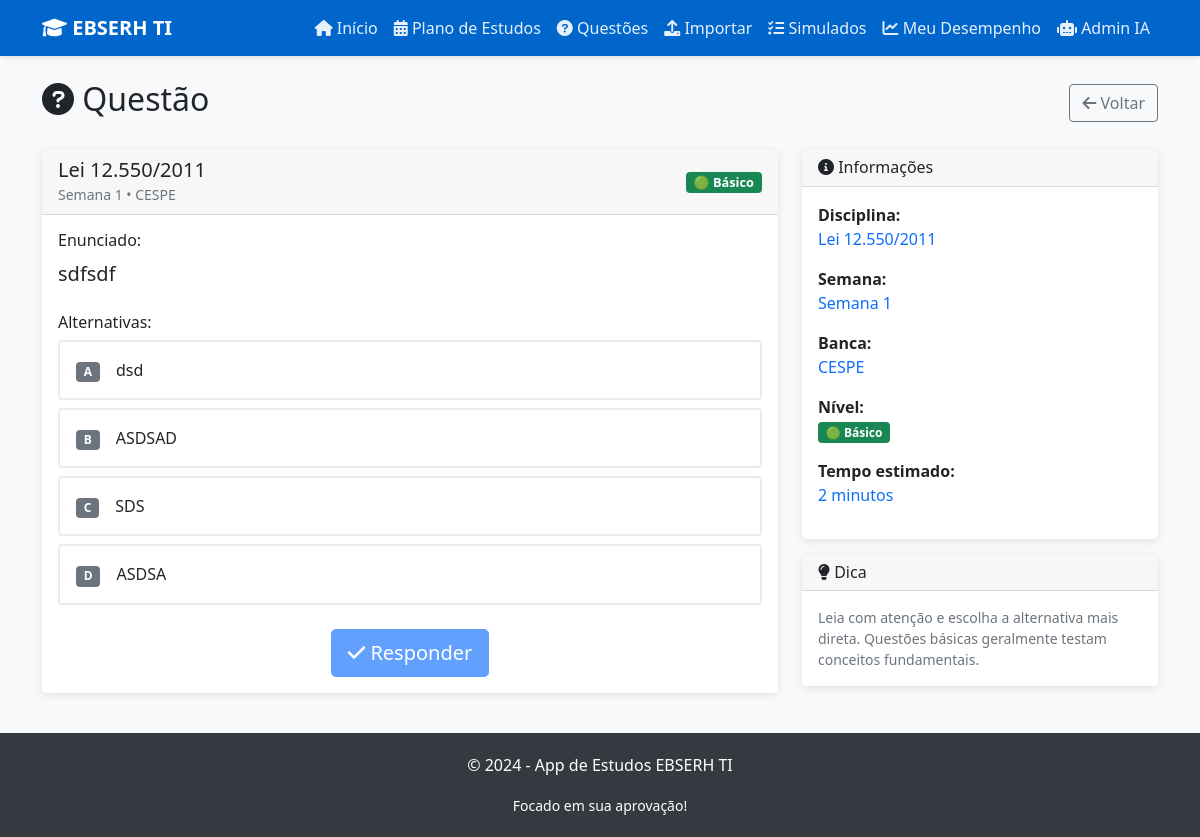
Screenshot of /questao/2 with the database file from the repository.
### tables this page shows
CREATE TABLE questoes (
                id INTEGER PRIMARY KEY AUTOINCREMENT,
                disciplina TEXT NOT NULL,
                semana INTEGER NOT NULL,
                nivel TEXT NOT NULL CHECK (nivel IN ('Básico', 'Alto', 'Pegadinha')),
                banca TEXT NOT NULL,
                enunciado TEXT NOT NULL,
                alternativas TEXT NOT NULL,
                resposta_correta TEXT NOT NULL,
                comentario TEXT NOT NULL
            );

### app.py (the view)
@app.route('/questao/<int:questao_id>')
def questao_detalhe(questao_id):
    try:
        questao = execute_query('SELECT * FROM questoes WHERE id = ?', [questao_id], fetch_one=True)
        if questao is None:
            return "Questão não encontrada", 404
        return render_template('questao.html', questao=questao)
    except Exception as e:
        return jsonify({'error': str(e)}), 500

### app.py (called while the page is built, shortened)
def execute_query(query, params=None, fetch_one=False, fetch_all=True):
    try:
        if db_url.startswith('sqlite'):
            conn = sqlite3.connect("ebserh_study.db")
            conn.row_factory = sqlite3.Row
            cursor = conn.cursor()
            if params is None:
                result = cursor.execute(query)
            else:
                result = cursor.execute(query, params)
            if fetch_one:
                data = result.fetchone()
            elif fetch_all:
                data = result.fetchall()
            else:
                data = result.rowcount if hasattr(result, 'rowcount') else 0
            conn.close()
            return data
    except Exception as e:
        print(f"Erro na query: {query}, params: {params}, erro: {e}")
        raise e

@app.template_filter('from_json')
def from_json(value):
    return json.loads(value)

### templates/questao.html (shortened to what this page needs)
{% extends "base.html" %}
{% block content %}
<div class="row">
    <div class="col-12">
        <div class="d-flex justify-content-between align-items-center mb-4">
            <h2>
                <i class="fas fa-question-circle"></i> Questão
            </h2>
            <a href="{{ url_for('questoes') }}" class="btn btn-outline-secondary">
                <i class="fas fa-arrow-left"></i> Voltar
            </a>
        </div>
    </div>
</div>
<div class="row">
    <div class="col-lg-8">
        <div class="card">
            <div class="card-header d-flex justify-content-between align-items-center">
                <div>
                    <h5 class="mb-0">{{ questao.disciplina }}</h5>
                    <small class="text-muted">Semana {{ questao.semana }} • {{ questao.banca }}</small>
                </div>
                <span class="badge badge-nivel
                    {% if questao.nivel == 'Básico' %}bg-success
                    {% elif questao.nivel == 'Alto' %}bg-warning
                    {% else %}bg-danger{% endif %}">
                    {% if questao.nivel == 'Básico' %}🟢
                    {% elif questao.nivel == 'Alto' %}🟡
                    {% else %}🔴{% endif %}
                    {{ questao.nivel }}
                </span>
            </div>
            <div class="card-body">
                <div class="mb-4">
                    <h6>Enunciado:</h6>
                    <p class="lead">{{ questao.enunciado }}</p>
                </div>
                <div class="mb-4">
                    <h6>Alternativas:</h6>
                    <div id="alternativas-container">
                        {% set alternativas = questao.alternativas | from_json %}
                        {% for letra, texto in alternativas.items() %}
                        <div class="alternativa mb-2 p-3 rounded" data-letra="{{ letra }}" onclick="selecionarAlternativa('{{ letra }}')">
                            <div class="d-flex align-items-center">
                                <div class="me-3">
                                    <span class="badge bg-secondary">{{ letra }}</span>
                                </div>
                                <div>{{ texto }}</div>
                            </div>
                        </div>
                        {% endfor %}
                    </div>
                </div>
                <div class="text-center">
                    <button id="btn-responder" class="btn btn-primary btn-lg" onclick="responderQuestao()" disabled>
                        <i class="fas fa-check"></i> Responder
                    </button>
                </div>
            </div>
        </div>
    </div>
    <div class="col-lg-4">
        <div class="card">
            <div class="card-header">
                <h6 class="mb-0"><i class="fas fa-info-circle"></i> Informações</h6>
            </div>
            <div class="card-body">
                <div class="mb-3">
                    <strong>Disciplina:</strong><br>
                    <span class="text-primary">{{ questao.disciplina }}</span>
                </div>
                <div class="mb-3">
                    <strong>Semana:</strong><br>
                    <span class="text-primary">Semana {{ questao.semana }}</span>
                </div>
                <div class="mb-3">
                    <strong>Banca:</strong><br>
                    <span class="text-primary">{{ questao.banca }}</span>
                </div>
                <div class="mb-3">
                    <strong>Nível:</strong><br>
                    <span class="badge
                        {% if questao.nivel == 'Básico' %}bg-success
                        {% elif questao.nivel == 'Alto' %}bg-warning
                        {% else %}bg-danger{% endif %}">
                        {% if questao.nivel == 'Básico' %}🟢
                        {% elif questao.nivel == 'Alto' %}🟡
                        {% else %}🔴{% endif %}
                        {{ questao.nivel }}
                    </span>
                </div>
                <div class="mb-3">
                    <strong>Tempo estimado:</strong><br>
                    <span class="text-primary">
                        {% if questao.nivel == 'Básico' %}2 minutos
                        {% elif questao.nivel == 'Alto' %}4 minutos
                        {% else %}5 minutos{% endif %}
                    </span>
                </div>
            </div>
        </div>
        <div class="card mt-3">
            <div class="card-header">
                <h6 class="mb-0"><i class="fas fa-lightbulb"></i> Dica</h6>
            </div>
            <div class="card-body">
                <p class="small text-muted mb-0">
                    {% if questao.nivel == 'Básico' %}
                        Leia com atenção e escolha a alternativa mais direta. Questões básicas geralmente testam conceitos fundamentais.
                    {% elif questao.nivel == 'Alto' %}
                        Analise cada alternativa cuidadosamente. Questões de nível alto podem conter detalhes importantes que fazem a diferença.
                    {% else %}
                        Fique atento às pegadinhas! Leia cada palavra com cuidado e desconfie de alternativas que parecem "perfeitas demais".
                    {% endif %}
                </p>
            </div>
        </div>
    </div>
</div>
{% endblock %}

### templates/base.html (style rules this page uses)
:root { --primary-color: #0066cc; --secondary-color: #004499; --success-color: #28a745; --warning-color: #ffc107; --danger-color: #dc3545; --light-bg: #f8f9fa; }
body { background-color: var(--light-bg); font-family: 'Segoe UI', Tahoma, Geneva, Verdana, sans-serif; }
.btn-primary { background-color: var(--primary-color); border-color: var(--primary-color); }
.card { border: none; box-shadow: 0 2px 8px rgba(0,0,0,0.1); transition: transform 0.3s, box-shadow 0.3s; }
.alternativa { cursor: pointer; transition: all 0.3s; border: 2px solid #e9ecef; }
.badge-nivel { font-size: 0.8em; padding: 4px 8px; }

### rows the page displays
questoes: disciplina "Lei 12.550/2011", semana "1", banca "CESPE", nivel "Básico", enunciado "sdfsdf"

### other values shown
{{ letra }} "A" "B" "C" "D"
{{ texto }} "dsd" "ASDSAD" "SDS" "ASDSA"
